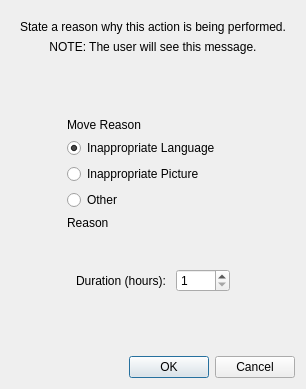
<?xml version="1.0" encoding="UTF-8"?>
<ui version="4.0">
 <class>AccessStatusInvalidMessageDialog</class>
 <widget class="QDialog" name="AccessStatusInvalidMessageDialog">
  <property name="geometry">
   <rect>
    <x>0</x>
    <y>0</y>
    <width>375</width>
    <height>405</height>
   </rect>
  </property>
  <property name="sizePolicy">
   <sizepolicy hsizetype="Fixed" vsizetype="Fixed">
    <horstretch>0</horstretch>
    <verstretch>0</verstretch>
   </sizepolicy>
  </property>
  <property name="windowTitle">
   <string>Access StatusInvalidMessage Dialog</string>
  </property>
  <layout class="QVBoxLayout" name="verticalLayout">
   <property name="sizeConstraint">
    <enum>QLayout::SetFixedSize</enum>
   </property>
   <item>
    <widget class="QWidget" name="titleVerticalWidget" native="true">
     <layout class="QVBoxLayout" name="verticalLayout_4">
      <item>
       <widget class="QLabel" name="titleLabel">
        <property name="text">
         <string>State a reason why this action is being performed.</string>
        </property>
        <property name="alignment">
         <set>Qt::AlignCenter</set>
        </property>
       </widget>
      </item>
      <item>
       <widget class="QLabel" name="titleNoteLabel">
        <property name="text">
         <string>NOTE: The user will see this message.</string>
        </property>
        <property name="alignment">
         <set>Qt::AlignCenter</set>
        </property>
       </widget>
      </item>
     </layout>
    </widget>
   </item>
   <item>
    <spacer name="verticalSpacer">
     <property name="orientation">
      <enum>Qt::Vertical</enum>
     </property>
     <property name="sizeHint" stdset="0">
      <size>
       <width>20</width>
       <height>40</height>
      </size>
     </property>
    </spacer>
   </item>
   <item>
    <widget class="QWidget" name="primaryHorizontalWidget" native="true">
     <layout class="QHBoxLayout" name="horizontalLayout_4">
      <item>
       <spacer name="horizontalSpacer_8">
        <property name="orientation">
         <enum>Qt::Horizontal</enum>
        </property>
        <property name="sizeHint" stdset="0">
         <size>
          <width>40</width>
          <height>20</height>
         </size>
        </property>
       </spacer>
      </item>
      <item>
       <layout class="QVBoxLayout" name="verticalLayout_2">
        <item>
         <widget class="QLabel" name="titleMoveReasonLabel">
          <property name="text">
           <string>Move Reason</string>
          </property>
         </widget>
        </item>
        <item>
         <widget class="QRadioButton" name="languageRadioButton">
          <property name="text">
           <string>Inappropriate Language</string>
          </property>
          <property name="checked">
           <bool>true</bool>
          </property>
         </widget>
        </item>
        <item>
         <widget class="QRadioButton" name="pictureRadioButton">
          <property name="text">
           <string>Inappropriate Picture</string>
          </property>
         </widget>
        </item>
        <item>
         <widget class="QRadioButton" name="otherRadioButton">
          <property name="text">
           <string>Other</string>
          </property>
         </widget>
        </item>
        <item>
         <widget class="QLabel" name="reasonTitleLabel">
          <property name="text">
           <string>Reason</string>
          </property>
         </widget>
        </item>
        <item>
         <widget class="QWidget" name="otherTextEditVerticalWidget" native="true">
          <layout class="QVBoxLayout" name="verticalLayout_3"/>
         </widget>
        </item>
        <item>
         <widget class="QWidget" name="durationHorizontalWidget" native="true">
          <layout class="QHBoxLayout" name="horizontalLayout_3">
           <item>
            <widget class="QLabel" name="durationLabel">
             <property name="text">
              <string>Duration (hours): </string>
             </property>
            </widget>
           </item>
           <item>
            <widget class="QSpinBox" name="durationSpinBox">
             <property name="minimum">
              <number>1</number>
             </property>
             <property name="maximum">
              <number>8760</number>
             </property>
            </widget>
           </item>
          </layout>
         </widget>
        </item>
       </layout>
      </item>
      <item>
       <spacer name="horizontalSpacer_6">
        <property name="orientation">
         <enum>Qt::Horizontal</enum>
        </property>
        <property name="sizeHint" stdset="0">
         <size>
          <width>40</width>
          <height>20</height>
         </size>
        </property>
       </spacer>
      </item>
     </layout>
    </widget>
   </item>
   <item>
    <spacer name="verticalSpacer_2">
     <property name="orientation">
      <enum>Qt::Vertical</enum>
     </property>
     <property name="sizeHint" stdset="0">
      <size>
       <width>20</width>
       <height>40</height>
      </size>
     </property>
    </spacer>
   </item>
   <item>
    <layout class="QHBoxLayout" name="horizontalLayout">
     <item>
      <spacer name="horizontalSpacer">
       <property name="orientation">
        <enum>Qt::Horizontal</enum>
       </property>
       <property name="sizeHint" stdset="0">
        <size>
         <width>40</width>
         <height>20</height>
        </size>
       </property>
      </spacer>
     </item>
     <item>
      <widget class="QPushButton" name="okPushButton">
       <property name="text">
        <string>OK</string>
       </property>
      </widget>
     </item>
     <item>
      <widget class="QPushButton" name="cancelPushButton">
       <property name="text">
        <string>Cancel</string>
       </property>
      </widget>
     </item>
    </layout>
   </item>
  </layout>
 </widget>
 <resources/>
 <connections/>
</ui>
